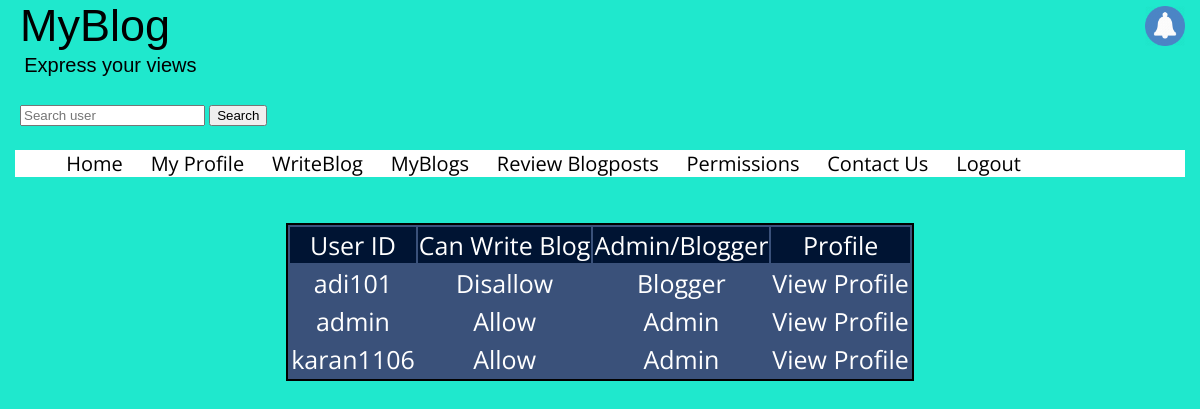
The app's page /permission.php (signed in) with its own data.
### tables this page shows
CREATE TABLE `users` (
  `userID` varchar(25) NOT NULL,
  `password` varchar(20) NOT NULL,
  `name` varchar(25) NOT NULL,
  `mail` varchar(30) NOT NULL,
  `birthdate` date DEFAULT NULL,
  `profession` varchar(15) NOT NULL,
  `city` varchar(20) NOT NULL,
  `type` char(1) NOT NULL DEFAULT 'B',
  `canWrite` int(11) NOT NULL DEFAULT '0',
  `verified` int(11) NOT NULL DEFAULT '0'
);

### permission.php (the view, shortened to what this page needs)
<!DOCTYPE html>
<html>
<head>
	<link rel="stylesheet" type="text/css" href="style.css">
</head>
<body>
	<div class="header"><h2> MyBlog<span style="float:right; margin: 5px;"><a href="notifications.php"><img src="notif.png" alt="Notification" height="40px" width="40px"></a></span></h2>
			<p style="font-size: 20px;">&nbsp;&nbsp;&nbsp;&nbsp;Express your views</p>
	</div>
	<br>
	<div class="search">
		<form action="search.php" method="post">
			<input type = "text" placeholder = "Search user" name ="key">
			<button type="submit">Search</button>
		</form>
	</div>
	<br>
	<div class = "menu">
		<ul>
  		<li><a href="index.php">Home</a></li>
  		<li><a href="profile.php">My Profile</a></li>
  		<li><a href="writeBlog.php?publish=0">WriteBlog</a></li>
  		<li><a href="viewBlog.php">MyBlogs</a></li>
  		<li><a href="reviewBlog.php?stat=0">Review Blogposts</a></li>
  		<li><a href="permission.php">Permissions</a></li>
 	    <li><a href="contactUs.php">Contact Us</a></li>
 		<li><a href="logout.php">Logout</a></li>
		</ul>
	</div>
	<br>
	<div class="posts">
	<?php
		include 'authorize.php';
		$sql = "SELECT * FROM users;";
		$res = $conn->query($sql);
		echo "<table class = 'users'><tr class ='heading'><td>User ID</td><td>Can Write Blog</td><td>Admin/Blogger<br></td><td>Profile</td></tr>";
		while($row=$res->fetch_assoc()){
			$stat="";
			$type = "";
			if($row['canWrite']==0)
				$stat = "Disallow";
			else
				$stat = "Allow";
			if($row['type']=='A')
				$type = "Admin";
			else
				$type = "Blogger";
			echo "<tr><td>".$row['userID']."</td><td><a href = 'permit.php?userID=".$row['userID']."'>".$stat."</a></td><td><a href = 'permit2.php?userID=".$row['userID']."&type=".$row['type']."'>".$type."</a></td><td><a href = 'loadProfile.php?userID=".$row['userID']."'>View Profile</a></td></tr>";
		}
		echo "</table>";
	?>
	</div>
</body>
</html>

### style.css (style rules this page uses)
body { margin: 0px; background-color: #1FE8CD; font-family: 'Open Sans', sans-serif; }
.header { background-color: #1FE8CD; color: black; font-size: 30px; margin-bottom: 0px; font-family: 'PT Sans', sans-serif; }
.menu ul { font-size: 20px; list-style-type: none; margin: 0px 15px 0px 15px; background-color: white; }
.menu li { display: inline; padding-right: 1%; padding-left: 1%; padding-top: 0px; padding-bottom: 0px; font-size: 20px; }
.menu { margin: 0; }
.menu a { text-decoration: none; color: black; }
.post h1, h4, h5, h2 { padding-left: 20px; padding-right: 10px; margin: 0px; }
.post h4, h5, h2 { font-weight: normal; }
.search { background-color: #1FE8CD; padding: 2px; padding-left: 20px; color: black; }
p { margin: 0; padding: 2px; }
.users { background-color: #3A517A; color: white; border: 2px solid black; margin: auto; margin-top: 2%; text-align: center; vertical-align: middle; font-size: 25px; }
.users .heading { background-color: #001433; }
.users a { text-decoration: none; color: white; }

### records on screen
users: userID "adi101", canWrite "Disallow", type "Blogger"
users: userID "admin", canWrite "Allow", type "Admin"
users: userID "karan1106", canWrite "Allow", type "Admin"
